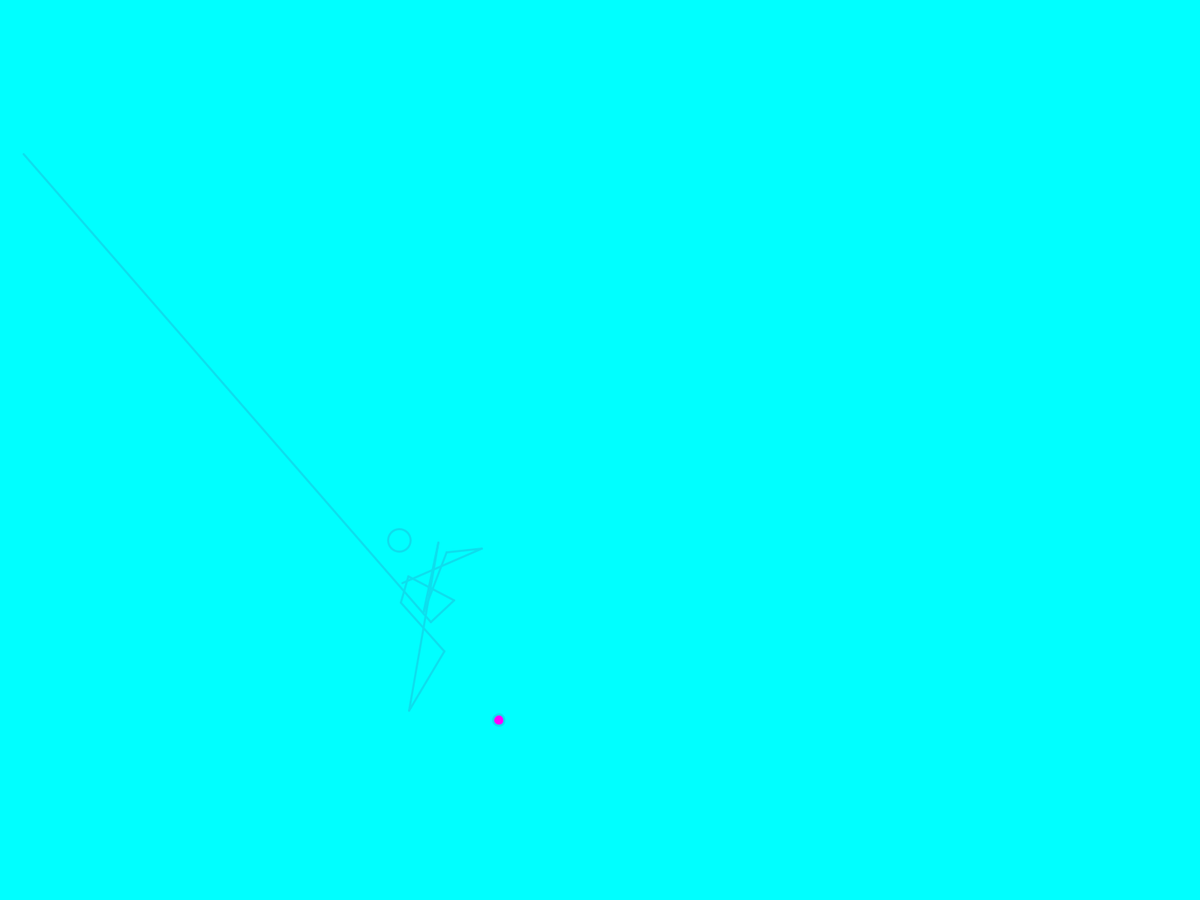
Frame 1 (no input)
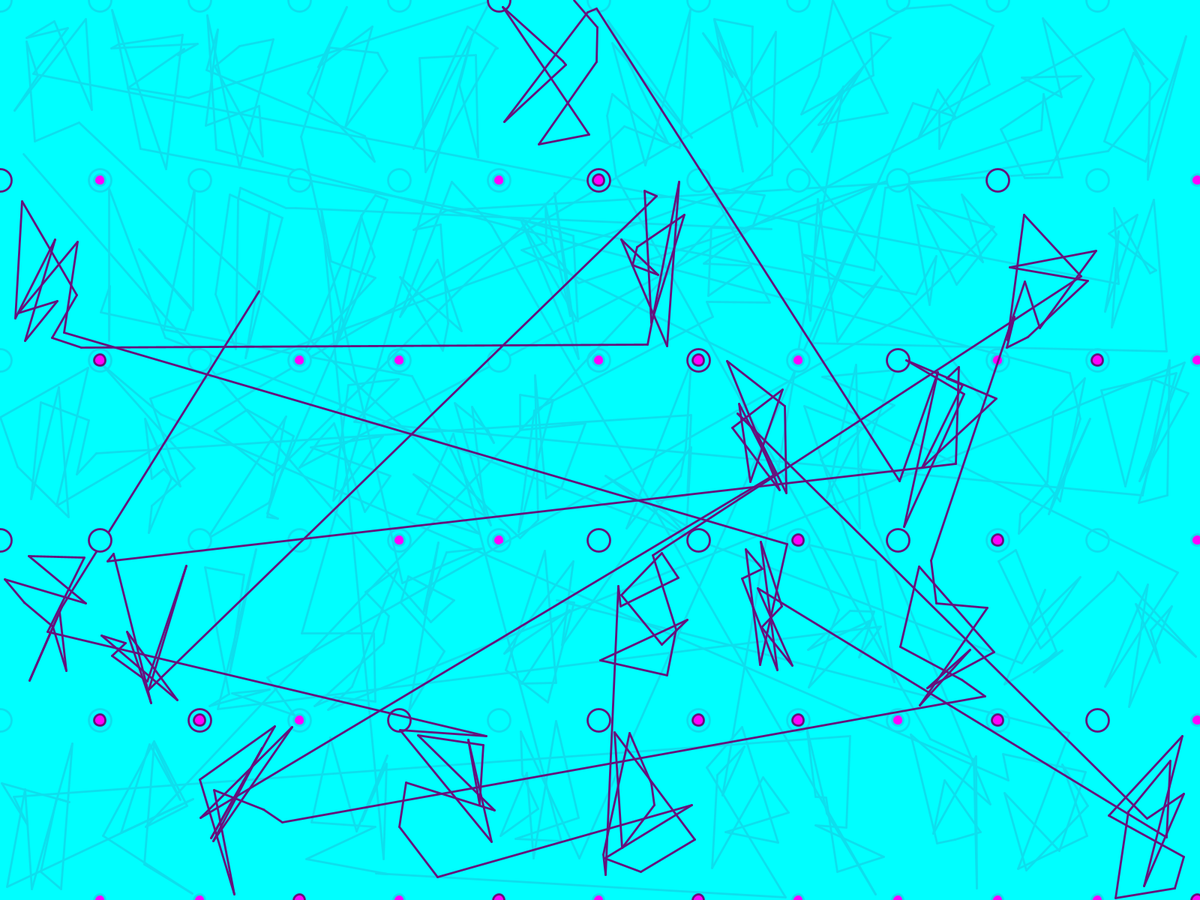
Frame 60 (the mouse pressed at the canvas centre just before this capture)
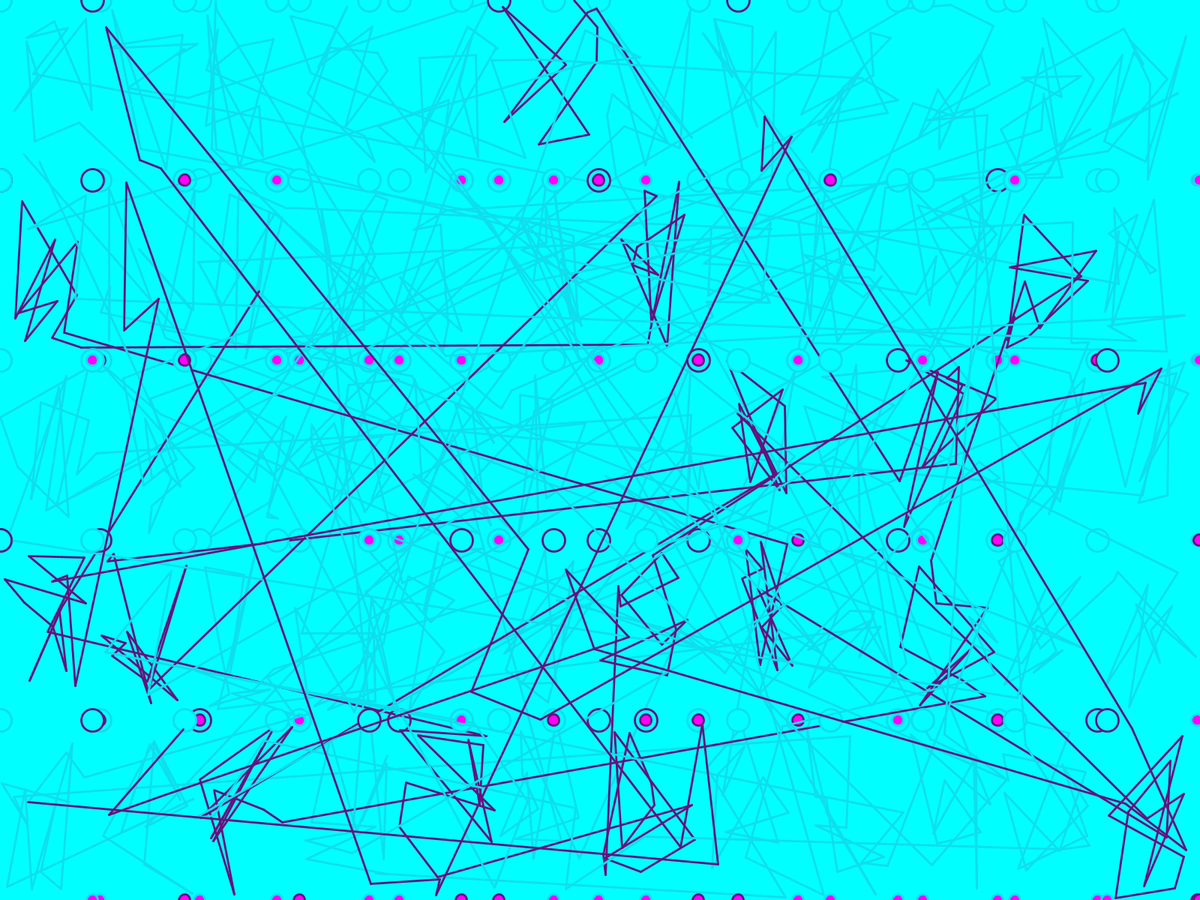
Frame 120 (the mouse held since frame 60 and released just before this capture)

The Processing sketch that drew these frames (run headless with seeded random() and noise(); from frame 60 on, the mouse is pressed at the canvas centre):

// Processing sketch: cellular_scribbles
// ── cellular_scribbles.pde
// DESCRIPTION
// This is in development, and not necessarily to my liking yet. Draws random straight lines connecting clusters of vertices in randomly arranged cells.

// USAGE
// Open this file in the Processing IDE (or anything else that can run a Processing file), and run it with the triangle "Play" button.

// CODE
// by Richard Alexander Hall, Copyright and all rights reserved.
// TO DO:
// - fillet (bevel) corners, or more fancy/wonky things, by using curve(), curve_vertex(), or...?
// - save result to SVG file

// GLOBAL VARIABLES
int cols = 5;    // how many columns to divide the canvas into
int rows = 3;    // how many rows to divide the canvas into
boolean pickRNDcolsXrowsSizes = true;    // if true, maxRNDcols and maxRNDrows used
int maxRNDcols = 17; int maxRNDrows = 13;   // randomly picks from 2 to these values if pickRNDcolsXrowsSizes true
int RNDconnectPointsPerCell = 9;   // how many RND vectors (x,y coordinates) to obtain per area?
boolean pickRNDconnectPointsPerCell = true;   // if true, randomizes RNDconnectPointsPerCell up to maxRNDconnPoints
int maxRNDconnPoints = 11;
float previous_point_x, previous_point_y;   // tried that as PVector but memory wonkiness (I think) interfered)
int columnWidth;    // will be int(width / cols via setup()
int rowHeight;    // will be int(height / rows via setup()
rectangularRegion[] rectangularRegions;   // array of point tuples defining rectangualr regions
IntList regions_indices = new IntList();    // will end up length (or size) cols * rows
int regions_indices_length;
int regions_counter = 0;    // reused in at least two functions
int regions_idx = 0;    // for iterating through values of IntList regions_indices
float framesPerSecond = 12;   // human viewing speed: 12?
float globalLineStrokeWeight = 2.82;
boolean make_variants_infinitely = true;   // if true, a new variant is drawn immediately after one completes, and so on forever.
color bg_color = #00ffff;
color light_stroke_color = #0EDEED;
// possibilities for lighter stroke color: #0EDEED #1DBCDA #2B9BC8 #3A77B4 #4856A2 #573590
color dark_stroke_color = #66117c;
float percent_dark_stroke = 0.24;   // percent of lines that are dark (at tail end of scribbles)
int change_to_foreground_stroke_at_index;
// END GLOBAL VARIABLES



// START GLOBAL SUPPLEMENTAL FUNCTIONS
// has vectors that give an upper left corner x and y, and a lower right corner x and y:
class rectangularRegion {
  PVector UL_xy;
  PVector LR_xy;
  rectangularRegion(PVector UL_xy_param, PVector LR_xy_param) {
    UL_xy = new PVector(UL_xy_param.x, UL_xy_param.y);
    LR_xy = new PVector(LR_xy_param.x, LR_xy_param.y);
  }
}

// returns RND PVector within the (intended) rectangular area of two PVectors. 
PVector RNDpvectorWithinArea(PVector upper_left, PVector lower_right) {
  int RNDx = int(random(upper_left.x, lower_right.x));
  int RNDy = int(random(upper_left.y, lower_right.y));
  //print(RNDx + "," + RNDy + "\n");
  return new PVector(RNDx, RNDy);
}

// called first by setup(), then
// TO DO: repeatedly called after rnd delay interval:
void prepare_next_variant() {
  if (regions_counter == regions_indices_length && make_variants_infinitely == true) {
    background(bg_color);
    regions_counter = 0;
    stroke(light_stroke_color);
    regions_indices.clear();
  
    // if boolean says to, override hard-coded cols and rows with rnd selection of them in range:
    // NOTE that the minimum in the following MUST be 2, or errors will occur:
    if (pickRNDcolsXrowsSizes == true) {
      cols = int(random(2, maxRNDcols + 1));		// +1 because random() doesn't include max of range
      rows = int(random(2, maxRNDrows + 1));		// +1 because random() doesn't include max of range
    }
    // if boolean says to, randomize RNDconnectPointsPerCell:
    if ( pickRNDconnectPointsPerCell == true) {
      RNDconnectPointsPerCell = int(random(2, maxRNDconnPoints + 1));    // + 1 because RND not include max
    }
    
    columnWidth = int(width / cols);
    rowHeight = int(height / rows);
    // init rectangularRegion array:
    rectangularRegions = new rectangularRegion[cols * rows];
    int rowsLoop = 0; int colsLoop = 0;
    while (rowsLoop < rows) {
      while (colsLoop < cols) {
        int UL_x = int(colsLoop * columnWidth); int UL_y = int(rowsLoop * rowHeight); 
            // print("UL.x " + UL_x + " UL.y: " + UL_y + "\n");
        int LR_x = int((colsLoop * columnWidth) + columnWidth);
        int LR_y = int((rowsLoop * rowHeight) + rowHeight);
            // print("LR.x " + LR_x + " LR.y: " + LR_y + "\n\n");
        PVector UL_xy_param = new PVector(UL_x, UL_y);
        PVector LR_xy_param = new PVector(LR_x, LR_y);
        rectangularRegions[regions_counter] = new rectangularRegion(UL_xy_param, LR_xy_param);
        colsLoop += 1;
        regions_indices.append(regions_counter);
        regions_counter += 1;
      }
    colsLoop = 0;
    rowsLoop += 1;
    }
    
    // init "previous" point x and y with rnd x,y from first region:
    PVector tmp_vec = RNDpvectorWithinArea(
      rectangularRegions[0].UL_xy,
      rectangularRegions[0].LR_xy
      ); previous_point_x = tmp_vec.x; previous_point_y = tmp_vec.y;
  
    regions_indices_length = regions_indices.size();
    change_to_foreground_stroke_at_index = int(regions_indices_length * (1 - percent_dark_stroke));
    regions_counter = 0;
    regions_indices.shuffle();
  }
}

void draw_iteration() {
  // iterate through rectangular region, creating and drawing through RNDconnectPointsPerCell
  // per region:
  if (regions_counter < regions_indices_length) {
    // change to foreground stroke color if at threshold:
    if (regions_counter == change_to_foreground_stroke_at_index) {
        stroke(dark_stroke_color);
    }
    // this only does anything other than left to right scan because regions_indices is shuffled:
    regions_idx = regions_indices.get(regions_counter);
            // test code to verify full iteration through and corners of regions; ALTHOUGH,
            // it's actually pretty interesting as potentially adding to the art itself:
            fill(0,255,255);
            ellipse(
              rectangularRegions[regions_idx].UL_xy.x, rectangularRegions[regions_idx].UL_xy.y,
              30, 30
              );
            fill(255,0,255);
            ellipse(
              rectangularRegions[regions_idx].LR_xy.x, rectangularRegions[regions_idx].LR_xy.y,
              15, 15
              );
    // declare and init list of random vertices within this rectangular region.
    PVector[] vertices = new PVector[RNDconnectPointsPerCell];
    for (int i = 0; i < RNDconnectPointsPerCell; i++) {
      vertices[i] = RNDpvectorWithinArea(   // this is a function call.
        rectangularRegions[regions_idx].UL_xy,
        rectangularRegions[regions_idx].LR_xy
        );
    }
// MY INTENDED ALTERATIONS, using curve function; reference:
//curve(cpx1, cpy1, x1, y1, x2, y2, cpx2, cpy2);
//cpx1, cpy1  Coordinates of the first control point
//x1, y1  Coordinates of the curve’s starting point
//x2, y2  Coordinates of the curve’s ending point
//cpx2, cpy2  Coordinates of the second control point
//MY INTENDED USE:
//(cpx1, cpy1), (x1, y1) different. (x2, y2), (cpx2, cpy2) same.
//then (cpx2, cpy2) are (cpx1, cpy1).
    line(previous_point_x, previous_point_y, vertices[0].x, vertices[0].y);
    // that declared, use the vertices to draw things with them:
    int vertices_array_length = vertices.length;
    for (int j = 1; j < vertices_array_length; j++) {
      line(vertices[j - 1].x, vertices[j - 1].y, vertices[j].x, vertices[j].y);
      //curve(previous_point_x, previous_point_y, vertices[0].x, vertices[0].y, vertices[j].x, vertices[j].y, vertices[j].x, vertices[j].y);
      previous_point_x = vertices[j].x; previous_point_y = vertices[j].y;    // redundant use but unavoidable
      }
    regions_counter += 1;
    // print("Drew an iteration.\n");
  }
}
// END GLOBAL SUPPLEMENTAL FUNCTIONS


// MAIN FUNCTIONALITY
void setup() {
  fullScreen();
  // size(1200, 800);
  ellipseMode(CENTER);
  noFill();
  stroke(light_stroke_color);
  strokeWeight(globalLineStrokeWeight);
  strokeJoin(ROUND);
  strokeCap(ROUND);
  frameRate(framesPerSecond);
  background(bg_color);
  prepare_next_variant();
}


void draw() {
  draw_iteration();
}

//void keyPressed() {
//  prepare_next_variant();
//}

void mousePressed() {
  prepare_next_variant();
}
